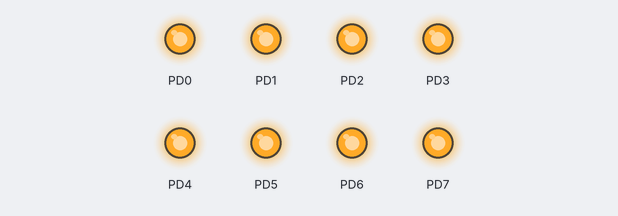
A program run on a simulated ATmega32, built with avr-gcc and emulated at 8 MHz. On the bench: output pins drawn as LEDs (lit = HIGH). At 1.2 s the program stops and its outputs stay as they are.

Above: at 0.4 s.
Timing chart, 0 to 1.9 s (numbered marks = the images above):
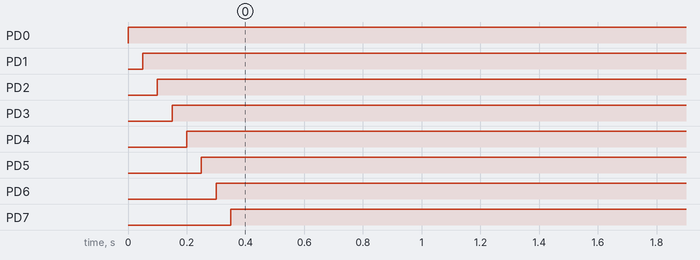

The program:

main.c
```c
#define F_CPU 8000000UL
#include <avr/io.h>
#include <util/delay.h>

int main(void)
{
	DDRD =0xff;
	int i,j;

    while (1)
    {

	for(i=0;i<=7;i++)
		{
			PORTD |=(1<<i);
			_delay_ms(50);

		}

// 	for(j=0;j<=7;j++)
// 	{
// 		PORTD &= ~(1<<PD7-j);
//
// 	}
		}

    }
```

Measured:
- by itself, PD0: LOW → HIGH at 0.00 s
- by itself, PD1: LOW → HIGH at 0.05 s
- by itself, PD2: LOW → HIGH at 0.10 s
- by itself, PD3: LOW → HIGH at 0.15 s
- by itself, PD4: LOW → HIGH at 0.20 s
- by itself, PD5: LOW → HIGH at 0.25 s
- by itself, PD6: LOW → HIGH at 0.30 s
- by itself, PD7: LOW → HIGH at 0.35 s
